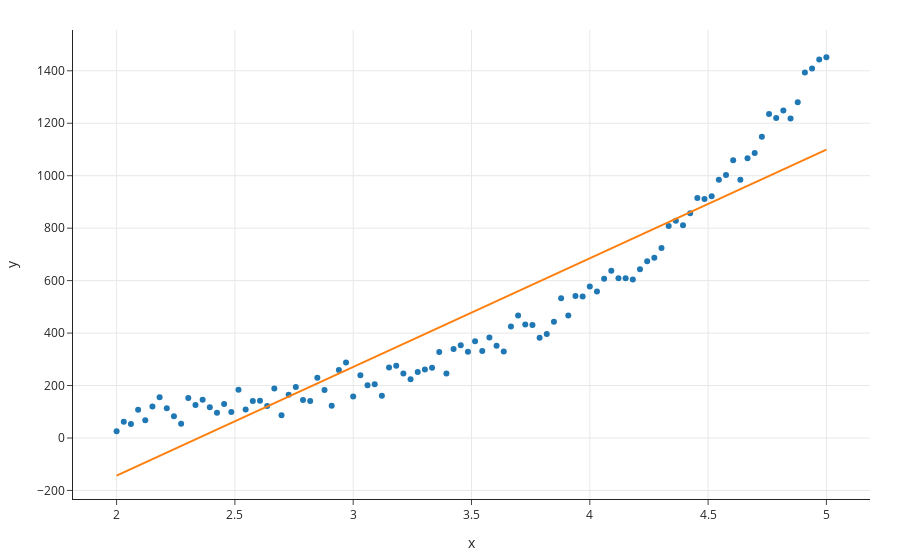

Source (notebook cell):
### Markdown cell above
### Example 2

Run the cell below to generate another scatter plot.

### Code cell
# By setting a seed, we guarantee that we will see the same results each time we run this cell
np.random.seed(32)

# Generates a different random scatter plot
x = np.linspace(2, 5, 100)
y = 10 * (np.e ** x) + np.abs(x) * np.random.normal(0, 5, 100) + np.random.normal(0, 30, 100)
df_2 = pd.DataFrame().assign(x=x, y=y)

px.scatter(df_2, x='x', y='y', trendline="ols", trendline_color_override="#ff7f0e")
